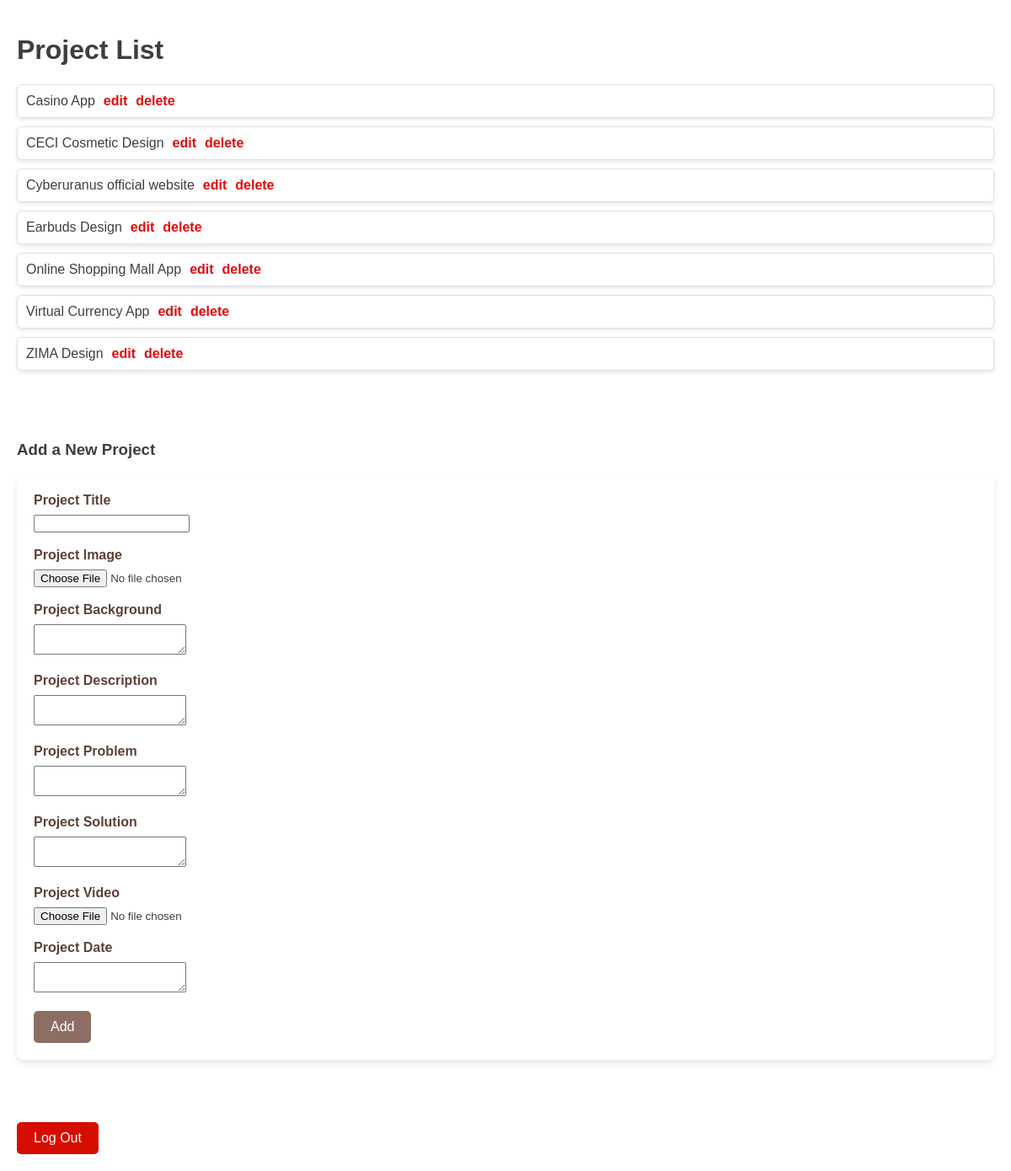
The page /admin/project_list.php (signed in) on the database its author committed.
### tables this page shows
CREATE TABLE `Project` (
  `id` int UNSIGNED NOT NULL,
  `title` varchar(75) NOT NULL,
  `image` varchar(300) NOT NULL,
  `category` varchar(100) NOT NULL,
  `background` varchar(2000) NOT NULL,
  `description` varchar(2000) NOT NULL,
  `problem` varchar(2000) NOT NULL,
  `solution` varchar(2000) NOT NULL,
  `video` varchar(250) DEFAULT NULL,
  `created_date` varchar(100) NOT NULL
);

### admin/project_list.php (the view, shortened to what this page needs)
<!DOCTYPE html>
<html lang="en">
<head>
    <link rel="stylesheet" href="../css/main.css" type="text/css">
</head>
<body>
<div class="container">
    <h1>Project List</h1>
    <?php
    require_once('../includes/connect.php');
    $stmt = $pdo->prepare('SELECT id, title, image FROM Project ORDER BY title ASC');
    $stmt->execute();
    while ($row = $stmt->fetch(PDO::FETCH_ASSOC)) {
        echo '<div class="project-list">'.
                $row['title'].
                '<a href="edit_project_form.php?id='.$row['id'].'">edit</a>'.
                '<a href="delete_project.php?id='.$row['id'].'">delete</a>'.
             '</div>';
    }
    ?>
    <br><br><br>
    <h3>Add a New Project</h3>
    <form action="add_project.php" method="post" enctype="multipart/form-data">
    <label for="title">Project Title </label>
    <input name="title" type="text" required><br><br>
    <label for="image">Project Image </label>
    <input name="image" type="file" required><br><br>
    <label for="background">Project Background </label>
    <textarea name="background"></textarea><br><br>
    <label for="description">Project Description </label>
    <textarea name="description" required></textarea><br><br>
    <label for="problem">Project Problem </label>
    <textarea name="problem" required></textarea><br><br>
    <label for="solution">Project Solution </label>
    <textarea name="solution" required></textarea><br><br>
    <label for="video">Project Video </label>
    <input name="video" type="file"><br><br>
    <label for="created_date">Project Date </label>
    <textarea name="created_date" required></textarea><br><br>
    <input name="submit" type="submit" value="Add">
    </form>
    <br><br><br>
    <a href="logout.php" class="logout">Log Out</a>
</div>
</body>
</html>

### css/main.css (style rules this page uses)
body { font-family:Arial,Helvetica,sans-serif }
body { font-family:Arial,sans-serif;background-color:#fff;color:#3e3e3e;margin:0;padding:0 }
.container { max-width:1200px;margin:0 auto;padding:20px }
.project-list { background-color:#fff;border:1px solid #e0e0e0;margin:10px 0;padding:10px;border-radius:5px;box-shadow:0 2px 5px rgba(0,0,0,.1) }
.project-list a { text-decoration:none;color:#e00c0c;margin-left:10px;font-weight:bold }
form { background-color:#fff;padding:20px;margin-top:20px;border-radius:8px;box-shadow:0 4px 10px rgba(0,0,0,.1) }
form label { display:block;margin-bottom:8px;font-weight:bold;color:#5d4037 }
form input[type=submit] { background-color:#8d6e63;color:#fff;border:none;padding:10px 20px;border-radius:5px;font-size:16px;cursor:pointer }
a.logout { display:inline-block;margin-top:20px;padding:10px 20px;background-color:#d50e00;color:#fff;text-decoration:none;border-radius:5px }

### rows shown on the page
project: title "Casino App"
project: title "CECI Cosmetic Design"
project: title "Cyberuranus official website"
project: title "Earbuds Design"
project: title "Online Shopping Mall App"
project: title "Virtual Currency App"
project: title "ZIMA Design"
